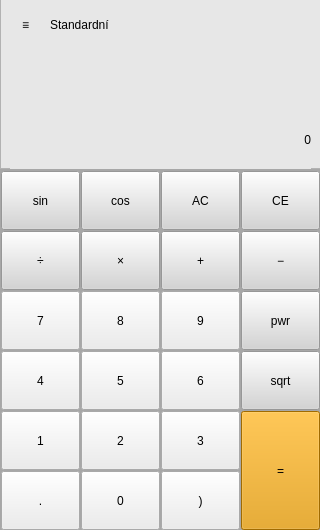
<?xml version="1.0" encoding="UTF-8"?>
<ui version="4.0">
 <class>calc_main</class>
 <widget class="QWidget" name="calc_main">
  <property name="geometry">
   <rect>
    <x>0</x>
    <y>0</y>
    <width>320</width>
    <height>530</height>
   </rect>
  </property>
  <property name="windowTitle">
   <string>calc_main</string>
  </property>
  <property name="styleSheet">
   <string notr="true">border-color: rgb(0, 0, 0);
background-color: rgb(167, 167, 167);</string>
  </property>
  <widget class="QPushButton" name="num0">
   <property name="geometry">
    <rect>
     <x>80</x>
     <y>470</y>
     <width>81</width>
     <height>61</height>
    </rect>
   </property>
   <property name="styleSheet">
    <string notr="true">font: 14pt &quot;MS Shell Dlg 2&quot;;
background-color: rgb(236, 236, 236);
margin: 1px;</string>
   </property>
   <property name="text">
    <string>0</string>
   </property>
  </widget>
  <widget class="QPushButton" name="dot">
   <property name="geometry">
    <rect>
     <x>0</x>
     <y>470</y>
     <width>81</width>
     <height>61</height>
    </rect>
   </property>
   <property name="styleSheet">
    <string notr="true">font: 14pt &quot;MS Shell Dlg 2&quot;;
background-color: rgb(236, 236, 236);
margin: 1px;</string>
   </property>
   <property name="text">
    <string>.</string>
   </property>
  </widget>
  <widget class="QPushButton" name="equals">
   <property name="geometry">
    <rect>
     <x>240</x>
     <y>410</y>
     <width>81</width>
     <height>121</height>
    </rect>
   </property>
   <property name="styleSheet">
    <string notr="true">font: 14pt &quot;MS Shell Dlg 2&quot;;
background-color: rgb(225, 150, 0);
margin: 1px;</string>
   </property>
   <property name="text">
    <string>=</string>
   </property>
  </widget>
  <widget class="QPushButton" name="num2">
   <property name="geometry">
    <rect>
     <x>80</x>
     <y>410</y>
     <width>81</width>
     <height>61</height>
    </rect>
   </property>
   <property name="styleSheet">
    <string notr="true">font: 14pt &quot;MS Shell Dlg 2&quot;;
background-color: rgb(236, 236, 236);
margin: 1px;</string>
   </property>
   <property name="text">
    <string>2</string>
   </property>
  </widget>
  <widget class="QPushButton" name="num1">
   <property name="geometry">
    <rect>
     <x>0</x>
     <y>410</y>
     <width>81</width>
     <height>61</height>
    </rect>
   </property>
   <property name="styleSheet">
    <string notr="true">font: 14pt &quot;MS Shell Dlg 2&quot;;
background-color: rgb(236, 236, 236);
margin: 1px;</string>
   </property>
   <property name="text">
    <string>1</string>
   </property>
  </widget>
  <widget class="QPushButton" name="num3">
   <property name="geometry">
    <rect>
     <x>160</x>
     <y>410</y>
     <width>81</width>
     <height>61</height>
    </rect>
   </property>
   <property name="styleSheet">
    <string notr="true">font: 14pt &quot;MS Shell Dlg 2&quot;;
background-color: rgb(236, 236, 236);
margin: 1px;</string>
   </property>
   <property name="text">
    <string>3</string>
   </property>
  </widget>
  <widget class="QPushButton" name="num5">
   <property name="geometry">
    <rect>
     <x>80</x>
     <y>350</y>
     <width>81</width>
     <height>61</height>
    </rect>
   </property>
   <property name="styleSheet">
    <string notr="true">font: 14pt &quot;MS Shell Dlg 2&quot;;
background-color: rgb(236, 236, 236);
margin: 1px;</string>
   </property>
   <property name="text">
    <string>5</string>
   </property>
  </widget>
  <widget class="QPushButton" name="num4">
   <property name="geometry">
    <rect>
     <x>0</x>
     <y>350</y>
     <width>81</width>
     <height>61</height>
    </rect>
   </property>
   <property name="styleSheet">
    <string notr="true">font: 14pt &quot;MS Shell Dlg 2&quot;;
background-color: rgb(236, 236, 236);
margin: 1px;</string>
   </property>
   <property name="text">
    <string>4</string>
   </property>
  </widget>
  <widget class="QPushButton" name="num6">
   <property name="geometry">
    <rect>
     <x>160</x>
     <y>350</y>
     <width>81</width>
     <height>61</height>
    </rect>
   </property>
   <property name="styleSheet">
    <string notr="true">font: 14pt &quot;MS Shell Dlg 2&quot;;
background-color: rgb(236, 236, 236);
margin: 1px;</string>
   </property>
   <property name="text">
    <string>6</string>
   </property>
  </widget>
  <widget class="QPushButton" name="sqrt">
   <property name="geometry">
    <rect>
     <x>240</x>
     <y>350</y>
     <width>81</width>
     <height>61</height>
    </rect>
   </property>
   <property name="styleSheet">
    <string notr="true">font: 14pt &quot;MS Shell Dlg 2&quot;;
background-color: rgb(212, 212, 212);
margin: 1px;</string>
   </property>
   <property name="text">
    <string>sqrt</string>
   </property>
  </widget>
  <widget class="QPushButton" name="num8">
   <property name="geometry">
    <rect>
     <x>80</x>
     <y>290</y>
     <width>81</width>
     <height>61</height>
    </rect>
   </property>
   <property name="styleSheet">
    <string notr="true">font: 14pt &quot;MS Shell Dlg 2&quot;;
background-color: rgb(236, 236, 236);
margin: 1px;</string>
   </property>
   <property name="text">
    <string>8</string>
   </property>
  </widget>
  <widget class="QPushButton" name="num7">
   <property name="geometry">
    <rect>
     <x>0</x>
     <y>290</y>
     <width>81</width>
     <height>61</height>
    </rect>
   </property>
   <property name="styleSheet">
    <string notr="true">font: 14pt &quot;MS Shell Dlg 2&quot;;
background-color: rgb(236, 236, 236);
margin: 1px;</string>
   </property>
   <property name="text">
    <string>7</string>
   </property>
  </widget>
  <widget class="QPushButton" name="num9">
   <property name="geometry">
    <rect>
     <x>160</x>
     <y>290</y>
     <width>81</width>
     <height>61</height>
    </rect>
   </property>
   <property name="styleSheet">
    <string notr="true">font: 14pt &quot;MS Shell Dlg 2&quot;;
background-color: rgb(236, 236, 236);
margin: 1px;</string>
   </property>
   <property name="text">
    <string>9</string>
   </property>
  </widget>
  <widget class="QPushButton" name="pwr">
   <property name="geometry">
    <rect>
     <x>240</x>
     <y>290</y>
     <width>81</width>
     <height>61</height>
    </rect>
   </property>
   <property name="styleSheet">
    <string notr="true">font: 14pt &quot;MS Shell Dlg 2&quot;;
background-color: rgb(212, 212, 212);
margin: 1px;</string>
   </property>
   <property name="text">
    <string>pwr</string>
   </property>
  </widget>
  <widget class="QPushButton" name="mult">
   <property name="geometry">
    <rect>
     <x>80</x>
     <y>230</y>
     <width>81</width>
     <height>61</height>
    </rect>
   </property>
   <property name="styleSheet">
    <string notr="true">font: 14pt &quot;MS Shell Dlg 2&quot;;
background-color: rgb(212, 212, 212);
margin: 1px;</string>
   </property>
   <property name="text">
    <string>×</string>
   </property>
  </widget>
  <widget class="QPushButton" name="div">
   <property name="geometry">
    <rect>
     <x>0</x>
     <y>230</y>
     <width>81</width>
     <height>61</height>
    </rect>
   </property>
   <property name="layoutDirection">
    <enum>Qt::LeftToRight</enum>
   </property>
   <property name="styleSheet">
    <string notr="true">font: 14pt &quot;MS Shell Dlg 2&quot;;
background-color: rgb(212, 212, 212);
margin: 1px;</string>
   </property>
   <property name="text">
    <string>÷</string>
   </property>
  </widget>
  <widget class="QPushButton" name="sum">
   <property name="geometry">
    <rect>
     <x>160</x>
     <y>230</y>
     <width>81</width>
     <height>61</height>
    </rect>
   </property>
   <property name="styleSheet">
    <string notr="true">font: 14pt &quot;MS Shell Dlg 2&quot;;
background-color: rgb(212, 212, 212);
margin: 1px;</string>
   </property>
   <property name="text">
    <string>+</string>
   </property>
  </widget>
  <widget class="QPushButton" name="sub">
   <property name="geometry">
    <rect>
     <x>240</x>
     <y>230</y>
     <width>81</width>
     <height>61</height>
    </rect>
   </property>
   <property name="styleSheet">
    <string notr="true">font: 14pt &quot;MS Shell Dlg 2&quot;;
background-color: rgb(212, 212, 212);
margin: 1px;</string>
   </property>
   <property name="text">
    <string>−</string>
   </property>
  </widget>
  <widget class="QPushButton" name="ce">
   <property name="geometry">
    <rect>
     <x>240</x>
     <y>170</y>
     <width>81</width>
     <height>61</height>
    </rect>
   </property>
   <property name="styleSheet">
    <string notr="true">font: 14pt &quot;MS Shell Dlg 2&quot;;
background-color: rgb(212, 212, 212);
margin: 1px;</string>
   </property>
   <property name="text">
    <string>CE</string>
   </property>
  </widget>
  <widget class="QPushButton" name="cos">
   <property name="geometry">
    <rect>
     <x>80</x>
     <y>170</y>
     <width>81</width>
     <height>61</height>
    </rect>
   </property>
   <property name="styleSheet">
    <string notr="true">font: 14pt &quot;MS Shell Dlg 2&quot;;
background-color: rgb(212, 212, 212);
margin: 1px;</string>
   </property>
   <property name="text">
    <string>cos</string>
   </property>
  </widget>
  <widget class="QPushButton" name="ac">
   <property name="geometry">
    <rect>
     <x>160</x>
     <y>170</y>
     <width>81</width>
     <height>61</height>
    </rect>
   </property>
   <property name="styleSheet">
    <string notr="true">font: 14pt &quot;MS Shell Dlg 2&quot;;
background-color: rgb(212, 212, 212);
margin: 1px;</string>
   </property>
   <property name="text">
    <string>AC</string>
   </property>
  </widget>
  <widget class="QPushButton" name="sin">
   <property name="geometry">
    <rect>
     <x>0</x>
     <y>170</y>
     <width>81</width>
     <height>61</height>
    </rect>
   </property>
   <property name="styleSheet">
    <string notr="true">font: 14pt &quot;MS Shell Dlg 2&quot;;
background-color: rgb(212, 212, 212);
margin: 1px;</string>
   </property>
   <property name="text">
    <string>sin</string>
   </property>
  </widget>
  <widget class="QFrame" name="frame">
   <property name="geometry">
    <rect>
     <x>0</x>
     <y>-1</y>
     <width>321</width>
     <height>170</height>
    </rect>
   </property>
   <property name="styleSheet">
    <string notr="true">background-color: rgb(231, 231, 231);</string>
   </property>
   <property name="frameShape">
    <enum>QFrame::StyledPanel</enum>
   </property>
   <property name="frameShadow">
    <enum>QFrame::Raised</enum>
   </property>
   <widget class="QLabel" name="result_label">
    <property name="geometry">
     <rect>
      <x>10</x>
      <y>110</y>
      <width>301</width>
      <height>61</height>
     </rect>
    </property>
    <property name="layoutDirection">
     <enum>Qt::LeftToRight</enum>
    </property>
    <property name="styleSheet">
     <string notr="true">font: 30pt &quot;MS Shell Dlg 2&quot;;
background-color: rgb(231, 231, 231);</string>
    </property>
    <property name="text">
     <string>0</string>
    </property>
    <property name="alignment">
     <set>Qt::AlignRight|Qt::AlignTrailing|Qt::AlignVCenter</set>
    </property>
   </widget>
   <widget class="QToolButton" name="toolButton">
    <property name="geometry">
     <rect>
      <x>10</x>
      <y>10</y>
      <width>31</width>
      <height>31</height>
     </rect>
    </property>
    <property name="styleSheet">
     <string notr="true">font: 14pt &quot;MS Shell Dlg 2&quot;;
background-color: rgb(231, 231, 231);
border: none;</string>
    </property>
    <property name="text">
     <string>≡</string>
    </property>
   </widget>
   <widget class="QLabel" name="title">
    <property name="geometry">
     <rect>
      <x>50</x>
      <y>11</y>
      <width>150</width>
      <height>30</height>
     </rect>
    </property>
    <property name="styleSheet">
     <string notr="true">font: 14pt &quot;MS Shell Dlg 2&quot;;</string>
    </property>
    <property name="text">
     <string>Standardní</string>
    </property>
   </widget>
   <widget class="QLabel" name="equation_label">
    <property name="geometry">
     <rect>
      <x>10</x>
      <y>60</y>
      <width>301</width>
      <height>41</height>
     </rect>
    </property>
    <property name="styleSheet">
     <string notr="true">font: 14pt &quot;MS Shell Dlg 2&quot;;
background-color: rgb(231, 231, 231);</string>
    </property>
    <property name="text">
     <string/>
    </property>
    <property name="alignment">
     <set>Qt::AlignRight|Qt::AlignTrailing|Qt::AlignVCenter</set>
    </property>
   </widget>
  </widget>
  <widget class="QPushButton" name="parenthesis">
   <property name="geometry">
    <rect>
     <x>160</x>
     <y>470</y>
     <width>81</width>
     <height>61</height>
    </rect>
   </property>
   <property name="styleSheet">
    <string notr="true">font: 14pt &quot;MS Shell Dlg 2&quot;;
background-color: rgb(236, 236, 236);
margin: 1px;</string>
   </property>
   <property name="text">
    <string>)</string>
   </property>
  </widget>
  <zorder>frame</zorder>
  <zorder>num0</zorder>
  <zorder>dot</zorder>
  <zorder>equals</zorder>
  <zorder>num2</zorder>
  <zorder>num1</zorder>
  <zorder>num3</zorder>
  <zorder>num5</zorder>
  <zorder>num4</zorder>
  <zorder>num6</zorder>
  <zorder>sqrt</zorder>
  <zorder>num8</zorder>
  <zorder>num7</zorder>
  <zorder>num9</zorder>
  <zorder>pwr</zorder>
  <zorder>mult</zorder>
  <zorder>div</zorder>
  <zorder>sum</zorder>
  <zorder>sub</zorder>
  <zorder>ce</zorder>
  <zorder>cos</zorder>
  <zorder>ac</zorder>
  <zorder>sin</zorder>
  <zorder>parenthesis</zorder>
 </widget>
 <resources/>
 <connections/>
</ui>
